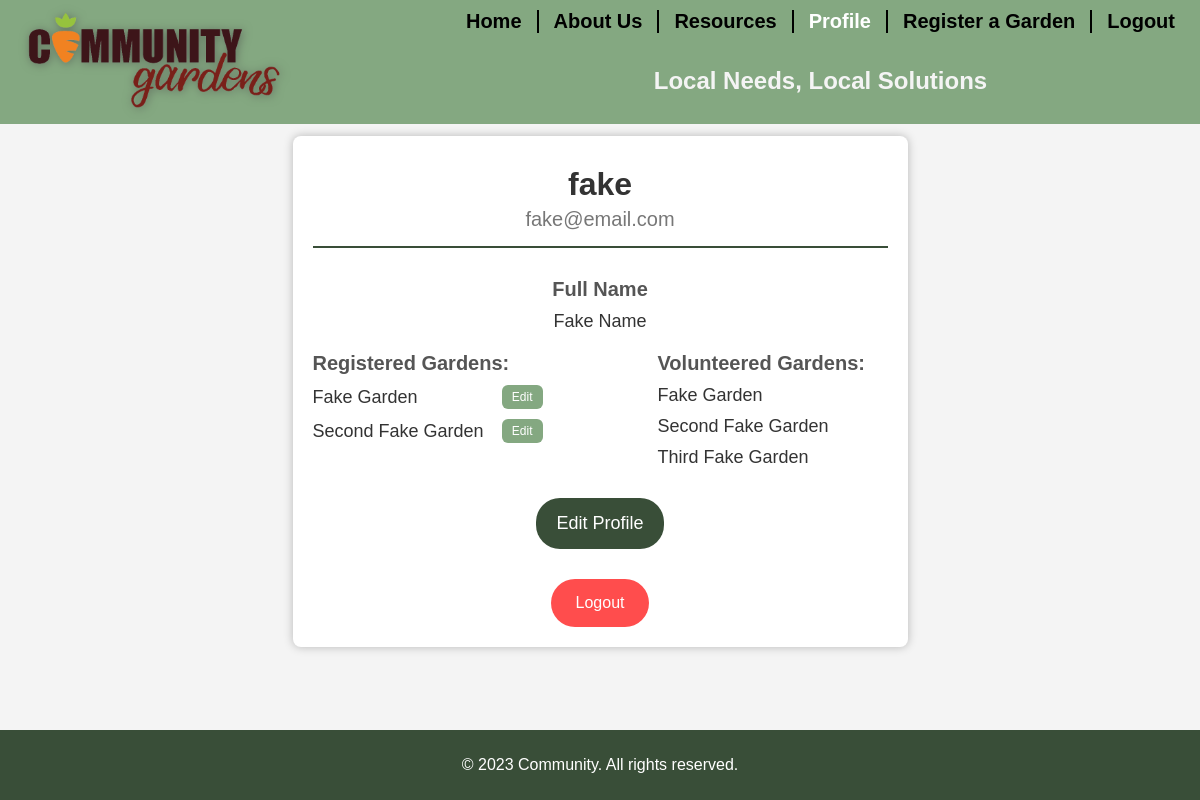
/profile/fake (signed in), run on an earlier commit of the app's database.
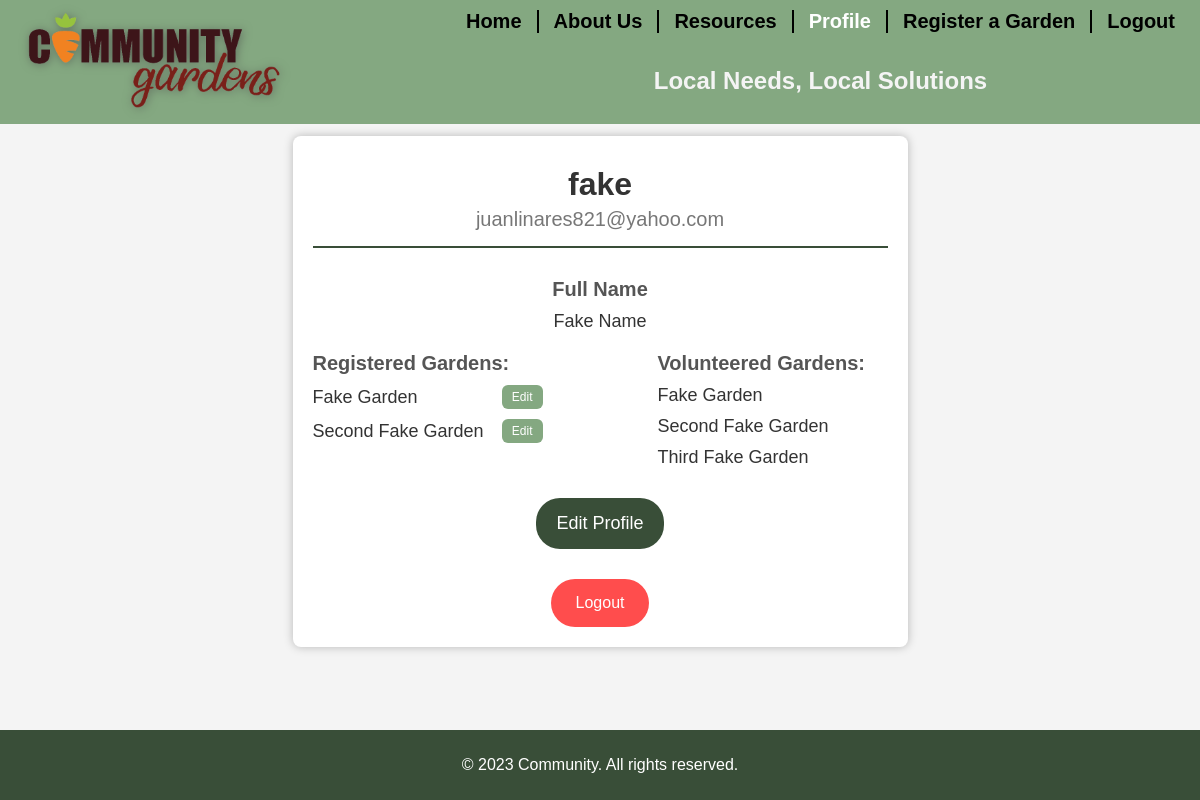
And on a later commit of the database.
### community_garden/models.py (models this page shows, shortened)
class User(db.Model, UserMixin):
    id            = db.Column( db.Integer(),            primary_key=True            )
    name          = db.Column( db.String( length=50 ),  nullable=False              )
    username      = db.Column( db.String( length=20 ),  nullable=False, unique=True )
    email         = db.Column( db.String( length=65 ),  nullable=False, unique=True )
    password_hash = db.Column( db.String( length=60 ),  nullable=False              )
    administered_gardens = db.relationship( 'Garden', backref='admin', lazy=True )
    volunteered_gardens = db.relationship('Garden', secondary=user_garden_volunteer, backref='volunteer_list', lazy=True)
    @property
    def password(self):
        return self.password

class Garden(db.Model):
    id                 = db.Column( db.Integer (            ), primary_key=True                        )
    name               = db.Column( db.String  ( length=50  ), nullable=False                          )
    street_address     = db.Column( db.String  ( length=70  ), nullable=False,           unique=True   )
    city               = db.Column( db.String  ( length=35  ), nullable=False                          )
    state              = db.Column( db.String  ( length=2   )                                          )
    zip_code           = db.Column( db.String  ( length=5   )                                          )
    hours_of_operation = db.Column( db.String  ( length=70  ), nullable=False                          )
    wish_list          = db.Column( db.String  ( length=200 )                                          )
    description        = db.Column( db.String  ( length=500 ), unique=True                             )
    donation_link      = db.Column( db.String  ( length=500 ))
    admin_id           = db.Column( db.Integer (            ), db.ForeignKey('user.id'), nullable=False)  # Foreign key to User
    photo              = db.Column( db.String  ( length=100 ), nullable=False,           unique=True   )
    latitude           = db.Column( db.Float (            ))
    longitude          = db.Column( db.Float (            ))
    volunteers = db.Relationship('User', secondary=user_garden_volunteer, viewonly=True)
    def __repr__(self):
        return f'{self.name}'

### community_garden/routes.py (the view)
@app.route('/profile/<username>')
@login_required
def profile_page(username):
    if username != current_user.username:
        return redirect(url_for('profile_page', username=current_user.username))
    return render_template('profile_page.html', username=current_user.username)

### community_garden/models.py (called while the page is built)
@login_manager.user_loader
def load_user(user_id):
    return User.query.get(int(user_id))

### community_garden/templates/profile_page.html (shortened to what this page needs)
{% extends 'base.html' %}
{% block style %}
    {{ super() }}
    <link rel="stylesheet" href="{{ url_for('static',filename='css/profile.css')}}">
{% endblock %}
{% block content %}
<div class="profile-container">
    <div class="profile-header">
        <h1>{{ current_user.username }}</h1>
        <p>{{ current_user.email }}</p>
    </div>
    <div class="profile-details">
        <div class="detail fullname">
            <label>Full Name</label>
            <p>{{ current_user.name }}</p>
        </div>
        <div class="garden-details">
            <div class="detail registered">
                <label>Registered Gardens:</label>
                {% for garden in current_user.administered_gardens %}
                <div class="garden-item">
                    <span>{{ garden.name }}</span>
                    <a href="{{ url_for('update_garden', garden=garden) }}" class="edit-garden-btn">Edit</a>
                </div>
                {% endfor %}
            </div>
            <div class="detail volunteer">
                <label>Volunteered Gardens:</label>
                {% for garden in current_user.volunteered_gardens %}
                <div class="garden-item">
                    <span>{{ garden.name }}</span>
                </div>
                {% endfor %}
            </div>
        </div>
    </div>
    <div class="edit-profile">
        <a href="{{ url_for('update_user', username=current_user.username)}}" class="edit-profile-btn">Edit Profile</a>
    </div>
    <div class="profile-options">
        <a href="{{ url_for('logout') }}" class="option-btn logout">Logout</a>
    </div>
</div>
{% endblock %}

### community_garden/templates/base.html (shortened to what this page needs)
<!DOCTYPE html>
<html lang="en">
<head>
    {% block style %}
        <link rel="stylesheet" href="{{ url_for('static',filename='css/base.css')}}">
    {% endblock %}
</head>
<body>
    <header>
        <div class="logo">
                <a href="{{ url_for('home_page')}}">
                    <img src="../static/img/header_imgs/logo.png">
                </a>
        </div>
        <div class="right-nav">
            <div class="nav-box">
                <nav>
                    <a href="{{ url_for('home_page')}}">Home</a>
                    <a href="{{ url_for('about_us_page')}}">About Us</a>
                    <a href="{{url_for('resources_page')}}">Resources</a>
                    {% if current_user.is_authenticated %}
                        <a href="{{ url_for('profile_page',username=current_user.username)}}">Profile</a>
                        <a href="{{ url_for('register_garden')}}">Register a Garden</a>
                        <a href="{{ url_for('logout')}}">Logout</a>
                    {% else %}
                        <a href="{{ url_for('login_page')}}">Login</a>
                        <a href="{{ url_for('register_page')}}">Sign up</a>
                    {% endif %}
                </nav>
            </div>
            <h3>Local Needs, Local Solutions</h3>
        </div>
    </header>
    <div class="content">
    {% block content %}
    {% endblock %}
    </div>
    <div class="footer">
        <footer>
            <p>&copy; 2023 Community. All rights reserved.</p>
        </footer>
    </div>
</body>
</html>

### community_garden/static/css/base.css (style rules this page uses)
body { font-family: Arial, sans-serif; margin: 0; padding: 0; display: flex; flex-direction: column; align-items: center; background-color: #f4f4f4; min-height: 100vh; }
.logo img { height: 100px; width: 275px; padding: 10px; -webkit-filter: drop-shadow(1px 1px 5px black) drop-shadow(-1px -1px 5px #637461); filter: drop-shadow(0 0 0 #637461) drop-shadow(1px 1px 5px #637461); }
header { display: flex; justify-content: space-between; background-color: #84a881; color: white; width: 100%; padding: 0; }
.right-nav { display: box; }
.right-nav h3 { color: #f4f4f4; text-align: center; font-size: 1.5em; padding-bottom: 0px; }
.nav-box { display: flex; margin-left: auto; margin-right: 0; padding: 10px; }
nav { display: flex; flex-wrap: wrap; width: 100%; }
nav a { color: black; text-decoration: none; margin: 0; font-weight: bolder; font-size: min(4vw, 20px); padding: 0 15px; transition: background-color 0.3s ease, color 0.3s ease; border-right: 2px solid black; }
nav a:last-child { border-right: none; }
nav a.active { color: white; }
.content { flex: 1; margin-top: 1vw; margin-bottom: 1vw; }
.footer { background-color: #394e38; color: white; text-align: center; padding: 10px 0; width: 100%; }

### community_garden/static/css/profile.css (style rules this page uses)
.profile-container { background-color: white; margin: 0 auto; padding: 20px; border-radius: 8px; box-shadow: 0 0 10px rgba(0, 0, 0, 0.25); width: min(75vw, 575px); text-align: center; }
.profile-header { margin-bottom: 30px; border-bottom: 2px solid #394e38; }
.profile-header h1 { margin: 10px 0 5px; font-size: 32px; color: #333; }
.profile-header p { padding-bottom: 15px; margin: 0; color: #777; font-size: 20px; }
.garden-details { display: flex; gap: 20%; justify-content: space-between; }
.detail { flex: 1; margin-bottom: 20px; }
.detail.fullname label { text-align: center; }
.detail label { text-align: left; font-weight: bold; color: #555; display: block; margin-bottom: 10px; font-size: 20px; }
.detail p { margin: 0; color: #333; font-size: 18px; }
.garden-item { display: flex; justify-content: space-between; align-items: center; margin-bottom: 10px; }
.garden-item span { color: #333; font-size: 18px; }
.edit-profile { margin-bottom: 30px; }
.edit-profile-btn { display: inline-block; background-color: #394e38; color: white; border: none; border-radius: 24px; padding: 15px 20px; font-size: 18px; cursor: pointer; text-decoration: none; transition: background-color 0.3s ease; }
.edit-garden-btn { background-color: #84a881; color: white; border: none; border-radius: 6px; padding: 5px 10px; font-size: 12px; cursor: pointer; text-decoration: none; transition: background-color 0.3s ease; }
.profile-options { display: flex; justify-content: center; }
.option-btn { background-color: #84a881; color: white; border: none; border-radius: 24px; padding: 15px 25px; font-size: 16px; cursor: pointer; text-decoration: none; transition: background-color 0.3s ease; }
.option-btn.logout { background-color: #ff4d4d; }

What changed in the data, as far as the page shows it:
changed User "fake": email "fake@email.com" → "juanlinares821@yahoo.com"
